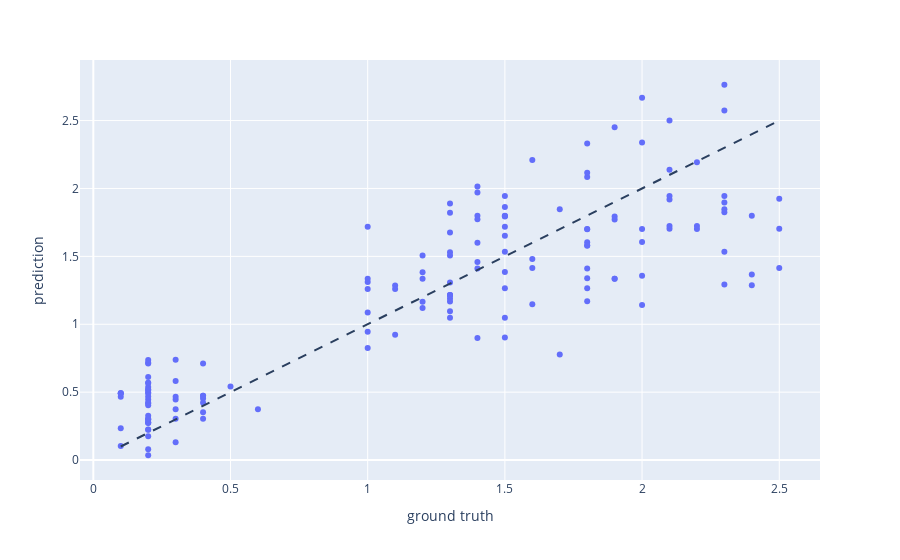

Notebook cell for this chart:
### Code cell
"""
Prediction Error Plots
"""

from sklearn.linear_model import LinearRegression

df = px.data.iris()
X = df[['sepal_width', 'sepal_length']]
y = df['petal_width']

# Condition the model on sepal width and length, predict the petal width
model = LinearRegression()
model.fit(X, y)
y_pred = model.predict(X)

fig = px.scatter(x=y, y=y_pred, labels={'x': 'ground truth', 'y': 'prediction'})
fig.add_shape(
    type="line", line=dict(dash='dash'),
    x0=y.min(), y0=y.min(),
    x1=y.max(), y1=y.max()
)
fig.show()

### Figure 1 — Plotly figure (JSON) as saved in the notebook; plotly's stock layout.template omitted (floating-point values rounded to 4 significant figures; data arrays with more than 128 entries replaced by an {"elided": "..."} marker saying what was removed)
{"data": [{"hovertemplate": "ground truth=%{x}<br>prediction=%{y}<extra></extra>", "legendgroup": "", "marker": {"color": "#636efa", "symbol": "circle"}, "mode": "markers", "name": "", "orientation": "v", "showlegend": false, "type": "scatter", "x": {"elided": "150 float values"}, "xaxis": "x", "y": {"elided": "150 float values"}, "yaxis": "y"}], "layout": {"legend": {"tracegroupgap": 0}, "margin": {"t": 60}, "shapes": [{"line": {"dash": "dash"}, "type": "line", "x0": 0.1, "x1": 2.5, "y0": 0.1, "y1": 2.5}], "xaxis": {"anchor": "y", "domain": [0, 1], "title": {"text": "ground truth"}}, "yaxis": {"anchor": "x", "domain": [0, 1], "title": {"text": "prediction"}}}}
